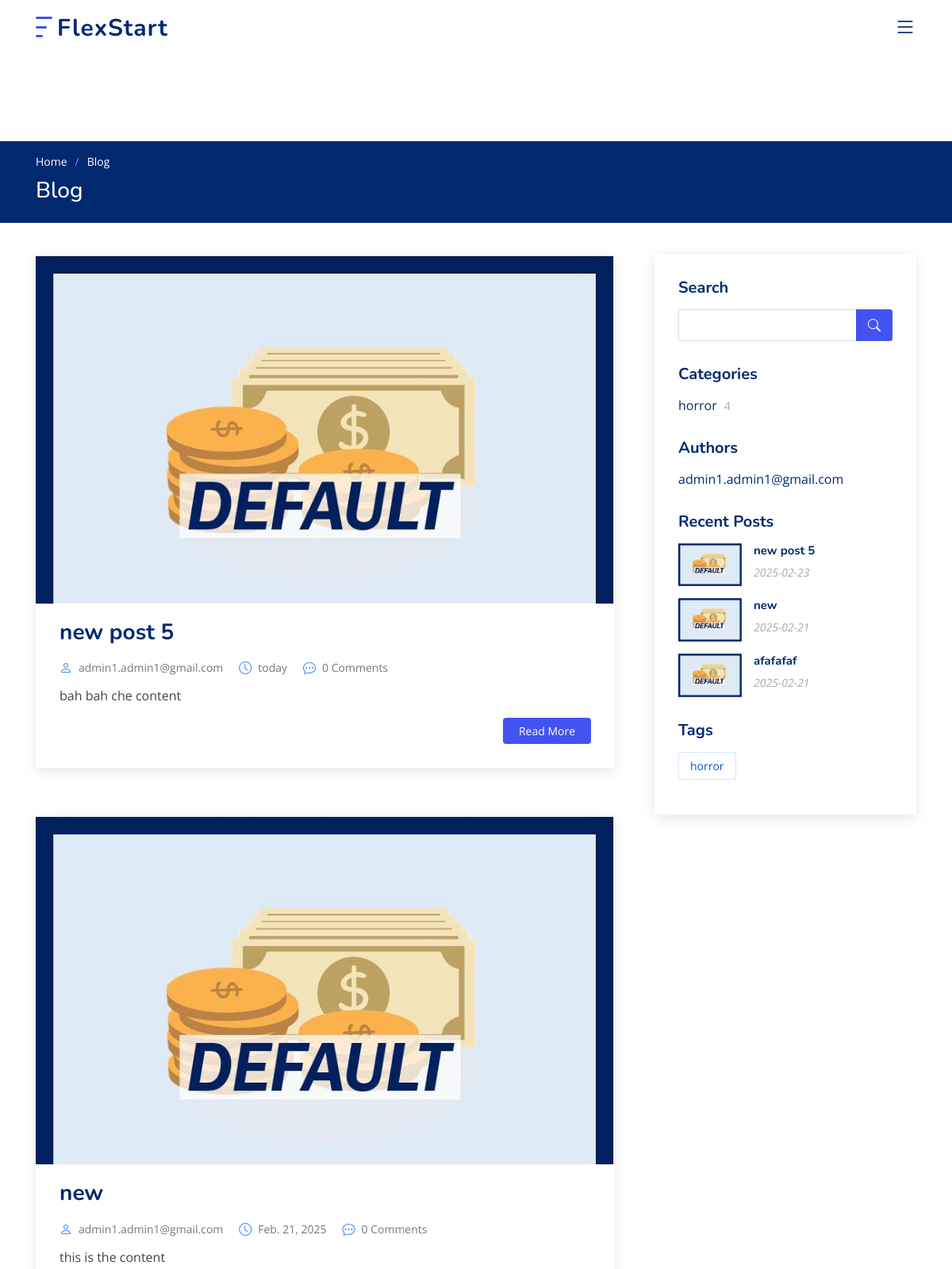
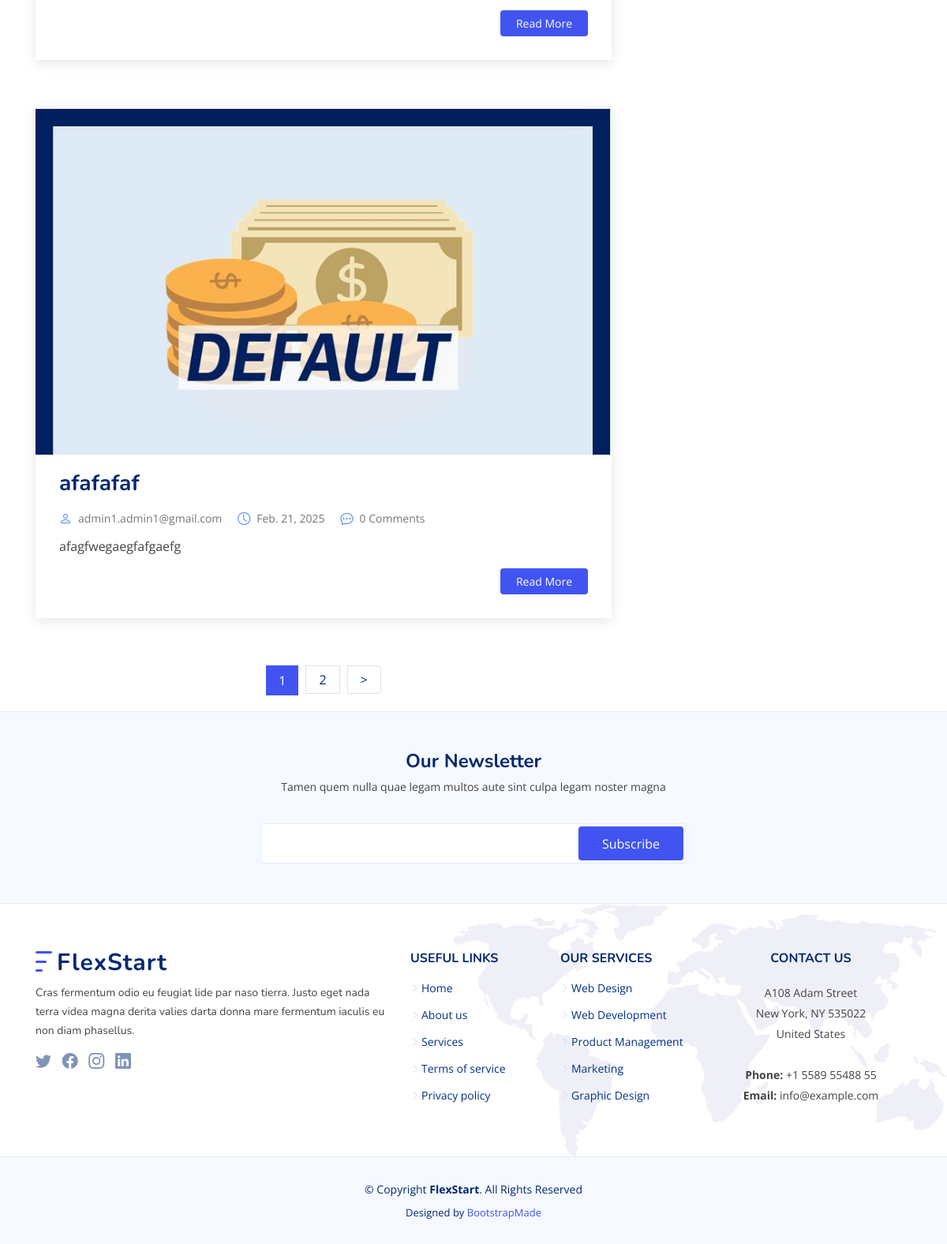
Screenshot of /blog/ with the database file from the repository (2 pictures, top to bottom).
### app_blog/models.py (models this page shows, shortened)
class Post(models.Model):
    title = models.CharField(max_length=50)
    content = models.TextField()
    author = models.ForeignKey(Profile, on_delete=models.CASCADE)
    created_date = models.DateTimeField(auto_now_add=True)
    updated_date = models.DateTimeField(auto_now=True)
    published_date = models.DateTimeField(default=now)
    status = models.BooleanField(default=False)
    views = models.IntegerField(default=0)
    image = models.ImageField(upload_to='app_blog/posts/images/', null=True, blank=True)
    categories = models.ManyToManyField('Category', db_table='app_blog_post_category')
    tags = TaggableManager(blank=True)
    class Meta:
        db_table = 'app_blog_post'

class Category(models.Model):
    name = models.CharField(max_length=100)
    class Meta:
        db_table = 'app_blog_category'
        verbose_name = 'category'
        verbose_name_plural = 'categories'

### app_account/models.py (models this page shows, shortened)
class Profile(models.Model):
    user = models.OneToOneField("User", on_delete=models.CASCADE, primary_key=True)
    username = models.CharField(max_length=100, unique=True, null=True, blank=True)
    def __str__(self):
        return self.user.email

class User(AbstractBaseUser, PermissionsMixin):
    email = models.EmailField(max_length=255, unique=True)
    is_staff = models.BooleanField(default=False)
    is_active = models.BooleanField(default=True)
    is_superuser = models.BooleanField(default=False)
    REQUIRED_FIELDS = []
    USERNAME_FIELD = "email"
    created_date = models.DateTimeField(auto_now_add=True)
    updated_date = models.DateTimeField(auto_now=True)
    objects = UserManager()

### app_blog/views.py (the view)
# urls.py: path('blog/', views.blog_view, name='blog'),
def blog_view(request, **kwargs):
    posts = Post.objects.filter(published_date__lte=timezone.now(), status=1).order_by('-published_date')
    if s := request.GET.get('search'):
        posts = posts.filter(title__contains=s)
    if a := kwargs.get('author'):
        posts = posts.filter(author__username=a)
    if c := kwargs.get('category'):
        posts = posts.filter(categories__name=c)
    if t := kwargs.get('tag'):
        posts = posts.filter(tags__name__icontains=t)
    posts = Paginator(posts, 3)
    page_number = request.GET.get('page', 1)
    try:
        posts = posts.page(page_number)
    except PageNotAnInteger:
        return redirect('app_blog:post_list')
    except EmptyPage:
        return redirect('app_blog:post_list')
    context = {'posts': posts}
    return render(request, 'app_blog/blog.html', context)

### app_blog/templatetags/tags.py (called while the page is built)
@register.inclusion_tag('app_blog/_blog-category-section.html')
def category_section():
    cat_dict = {}
    for category in Category.objects.all():
        cat_dict[category.name] = category.post_set.filter(status=1).count()
    return {'categories': cat_dict.items()}

@register.inclusion_tag('app_blog/_blog-author-section.html')
def author_section():
    posts = Post.objects.all()
    authors = set([post.author for post in posts])
    return {'authors': authors }

@register.inclusion_tag('app_blog/_blog-latest-posts-section.html')
def latest_posts(number=3):
    posts = Post.objects.filter(status=1).order_by('-published_date')[:number]
    return {'posts': posts}

@register.simple_tag
def counting_post_comments(post_id):
    return Comment.objects.filter(post=post_id, allowed=True).count()

@register.inclusion_tag('app_blog/_blog-tag-section.html')
def tag_section():
    tags = []
    for post in Post.objects.all():
        for tag in post.tags.all():
            tags.append(tag.name)
    tags = set(tags)
    return {'tags': tags}

### templates/app_blog/blog.html (shortened to what this page needs)
{% extends 'base/_base.html' %}
{% load static %}
{% load tags %}
{% load humanize %}
{% block content %}
  <main id="main">
    <section class="breadcrumbs">
      <div class="container">
        <ol>
          <li><a href="{% url 'app_blog:home' %}">Home</a></li>
          <li>Blog</li>
        </ol>
        <h2>Blog</h2>
      </div>
    </section>
    <section id="blog" class="blog">
      <div class="container" data-aos="fade-up">
        <div class="row">
          <div class="col-lg-8 entries">
              {% if posts %}
                  {% for post in posts %}
            <article class="entry">
              <div class="entry-img">
                  {% if post.image %}
                    <img src="{{ post.image.url }}" alt="{{ post.title }}" class="img-fluid">
                  {% else %}
                      <img src="{% static 'images/default.jpg' %}" alt="{{ post.title }}" class="img-fluid">
                  {% endif %}
              </div>
              <h2 class="entry-title">
                <a href="{% url 'app_blog:single' post.id %}">{{ post.title }}</a>
              </h2>
              <div class="entry-meta">
                <ul>
                  <li class="d-flex align-items-center"><i class="bi bi-person"></i> <a href="{% url 'app_blog:single' post.id %}">{{ post.author }}</a></li>
                  <li class="d-flex align-items-center"><i class="bi bi-clock"></i> <a href="{% url 'app_blog:single' post.id %}"><time datetime="2020-01-01">{{ post.published_date|naturalday }}</time></a></li>
                  <li class="d-flex align-items-center"><i class="bi bi-chat-dots"></i> <a href="{% url 'app_blog:single' post.id %}">{% counting_post_comments post.id %} Comments</a></li>
                </ul>
              </div>
              <div class="entry-content">
                <p>
                    {{ post.content|truncatewords:30| safe }}
                </p>
                <div class="read-more">
                  <a href="{% url 'app_blog:single' post.id %}">Read More</a>
                </div>
              </div>
            </article>
                  {% endfor %}
              {% endif %}
          {% if posts %}
            <div class="blog-pagination">
              <ul class="justify-content-center">
                <li class="active"><a href="#">{{ posts.number }}</a></li>
                {% if posts.has_next %}
                <li class="page-item"><a href="?page={{ posts.next_page_number }}" class="page-link">{{ posts.next_page_number }}</a></li>
                <li class="page-item">
                    <a href="?page={{ posts.next_page_number }}" class="page-link" aria-label="Next">
                        <span aria-hidden="true">
                            <span class="lnr lnr-chevron-right">></span>
                        </span>
                    </a>
                </li>
                {% endif %}
              </ul>
            </div>
          {% endif %}
          </div>
          <div class="col-lg-4">
            <div class="sidebar">
              <h3 class="sidebar-title">Search</h3>
              <div class="sidebar-item search-form">
                <form action="" method="get">
                  <input type="text" name="search">
                  <button type="submit"><i class="bi bi-search"></i></button>
                </form>
              </div>
                {% category_section %}
                {% author_section %}
                {% latest_posts %}
                {% tag_section %}
            </div>
          </div>
        </div>
      </div>
    </section>
  </main>
{% endblock %}

### templates/app_blog/_blog-category-section.html
<h3 class="sidebar-title">Categories</h3>
<div class="sidebar-item categories">
    <ul>
        {% for category, post_count in categories %}
            <li><a href="{% url 'app_blog:blog_category' category  %}">{{ category }} <span>{{ post_count }}</span></a></li>
        {% endfor %}
    </ul>
</div>

### templates/app_blog/_blog-author-section.html
<h3 class="sidebar-title">Authors</h3>
<div class="sidebar-item categories">
    <ul>
        {% for author in authors %}
            <li><a href="{% url 'app_blog:blog_author' author  %}">{{ author }}</a></li>
        {% endfor %}
    </ul>
</div>

### templates/app_blog/_blog-latest-posts-section.html
{% load static %}
<h3 class="sidebar-title">Recent Posts</h3>
<div class="sidebar-item recent-posts">
    {% for post in posts %}
        <div class="post-item clearfix">
          {% if post.image %}
            <img src="{{ post.image.url }}" alt="">
          {% else %}
              <img src="{% static 'images/default.jpg' %}" alt="{{ post.title }}" class="img-fluid">
          {% endif %}
          <h4><a href="{% url 'app_blog:single' post.id %}">{{ post.title }}</a></h4>
          <time datetime="">{{ post.published_date|date:'Y-m-d' }}</time>
        </div>
    {% endfor %}
</div>

### templates/app_blog/_blog-tag-section.html
<h3 class="sidebar-title">Tags</h3>
<div class="sidebar-item tags">
<ul>
        {% for tag in tags %}
            <a href="{% url 'app_blog:blog_tag' tag %}"><li>{{ tag }}</li></a>
        {% endfor %}
</ul>
</div>

### static/assets/css/style.css (style rules this page uses)
:root { scroll-behavior: smooth; }
body { font-family: "Open Sans", sans-serif; color: #444444; }
a { color: #4154f1; text-decoration: none; }
h1, h2, h3, h4, h5, h6 { font-family: "Nunito", sans-serif; }
section { padding: 60px 0; overflow: hidden; }
.breadcrumbs { padding: 15px 0; background: #012970; min-height: 40px; margin-top: 82px; color: #fff; }
.breadcrumbs h2 { font-size: 28px; font-weight: 500; }
.breadcrumbs ol { display: flex; flex-wrap: wrap; list-style: none; padding: 0 0 10px 0; margin: 0; font-size: 14px; }
.breadcrumbs ol a { color: #fff; transition: 0.3s; }
.breadcrumbs ol li+li { padding-left: 10px; }
.breadcrumbs ol li+li::before { display: inline-block; padding-right: 10px; color: #8894f6; content: "/"; }
.blog { padding: 40px 0 20px 0; }
.blog .entry { padding: 30px; margin-bottom: 60px; box-shadow: 0 4px 16px rgba(0, 0, 0, 0.1); }
.blog .entry .entry-img { max-height: 440px; margin: -30px -30px 20px -30px; overflow: hidden; }
.blog .entry .entry-title { font-size: 28px; font-weight: bold; padding: 0; margin: 0 0 20px 0; }
.blog .entry .entry-title a { color: #012970; transition: 0.3s; }
.blog .entry .entry-meta { margin-bottom: 15px; color: #4084fd; }
.blog .entry .entry-meta ul { display: flex; flex-wrap: wrap; list-style: none; align-items: center; padding: 0; margin: 0; }
.blog .entry .entry-meta ul li+li { padding-left: 20px; }
.blog .entry .entry-meta i { font-size: 16px; margin-right: 8px; line-height: 0; }
.blog .entry .entry-meta a { color: #777777; font-size: 14px; display: inline-block; line-height: 1; }
.blog .entry .entry-content p { line-height: 24px; }
.blog .entry .entry-content .read-more { -moz-text-align-last: right; text-align-last: right; }
.blog .entry .entry-content .read-more a { display: inline-block; background: #4154f1; color: #fff; padding: 6px 20px; transition: 0.3s; font-size: 14px; border-radius: 4px; }
.blog .blog-pagination { color: #024ed5; }
.blog .blog-pagination ul { display: flex; padding: 0; margin: 0; list-style: none; }
.blog .blog-pagination li { margin: 0 5px; transition: 0.3s; }
.blog .blog-pagination li a { color: #012970; padding: 7px 16px; display: flex; align-items: center; justify-content: center; }
.blog .blog-pagination li.active, .blog .blog-pagination li:hover { background: #4154f1; }
.blog .blog-pagination li.active a, .blog .blog-pagination li:hover a { color: #fff; }
.blog .sidebar { padding: 30px; margin: 0 0 60px 20px; box-shadow: 0 4px 16px rgba(0, 0, 0, 0.1); }
.blog .sidebar .sidebar-title { font-size: 20px; font-weight: 700; padding: 0 0 0 0; margin: 0 0 15px 0; color: #012970; position: relative; }
.blog .sidebar .sidebar-item { margin-bottom: 30px; }
.blog .sidebar .search-form form { background: #fff; border: 1px solid #ddd; padding: 3px 10px; position: relative; }
.blog .sidebar .search-form form input[type=text] { border: 0; padding: 4px; border-radius: 4px; width: calc(100% - 40px); }
.blog .sidebar .search-form form button { position: absolute; top: 0; right: 0; bottom: 0; border: 0; background: none; font-size: 16px; padding: 0 15px; margin: -1px; background: #4154f1; color: #fff; transition: 0.3s; border-radius: 0 4px 4px 0; line-height: 0; }
.blog .sidebar .search-form form button i { line-height: 0; }
.blog .sidebar .categories ul { list-style: none; padding: 0; }
.blog .sidebar .categories ul a { color: #012970; transition: 0.3s; }
.blog .sidebar .categories ul a span { padding-left: 5px; color: #aaaaaa; font-size: 14px; }
.blog .sidebar .recent-posts .post-item+.post-item { margin-top: 15px; }
.blog .sidebar .recent-posts img { width: 80px; float: left; }
.blog .sidebar .recent-posts h4 { font-size: 15px; margin-left: 95px; font-weight: bold; }
.blog .sidebar .recent-posts h4 a { color: #012970; transition: 0.3s; }
.blog .sidebar .recent-posts time { display: block; margin-left: 95px; font-style: italic; font-size: 14px; color: #aaaaaa; }
.blog .sidebar .tags { margin-bottom: -10px; }
.blog .sidebar .tags ul { list-style: none; padding: 0; }
.blog .sidebar .tags ul li { display: inline-block; }
.blog .sidebar .tags ul a { color: #0257ee; font-size: 14px; padding: 6px 14px; margin: 0 6px 8px 0; border: 1px solid #d7e6ff; display: inline-block; transition: 0.3s; }

### rows the page displays
Post: title "new post 5", author "admin1.admin1@gmail.com", published_date "today", id "0", content "bah bah che content", published_date "2025-02-23"
Post: title "new", author "admin1.admin1@gmail.com", published_date "Feb. 21, 2025", id "0", content "this is the content", published_date "2025-02-21"
Post: title "afafafaf", author "admin1.admin1@gmail.com", published_date "Feb. 21, 2025", id "0", content "afagfwegaegfafgaefg", published_date "2025-02-21"
Category: categories "horror"
Profile: user_id.email "admin1.admin1@gmail.com"
Tag: tags "horror"

### other values shown
{{ posts.number }} "1"
{{ posts.next_page_number }} "2"
{{ post_count }} "4"
